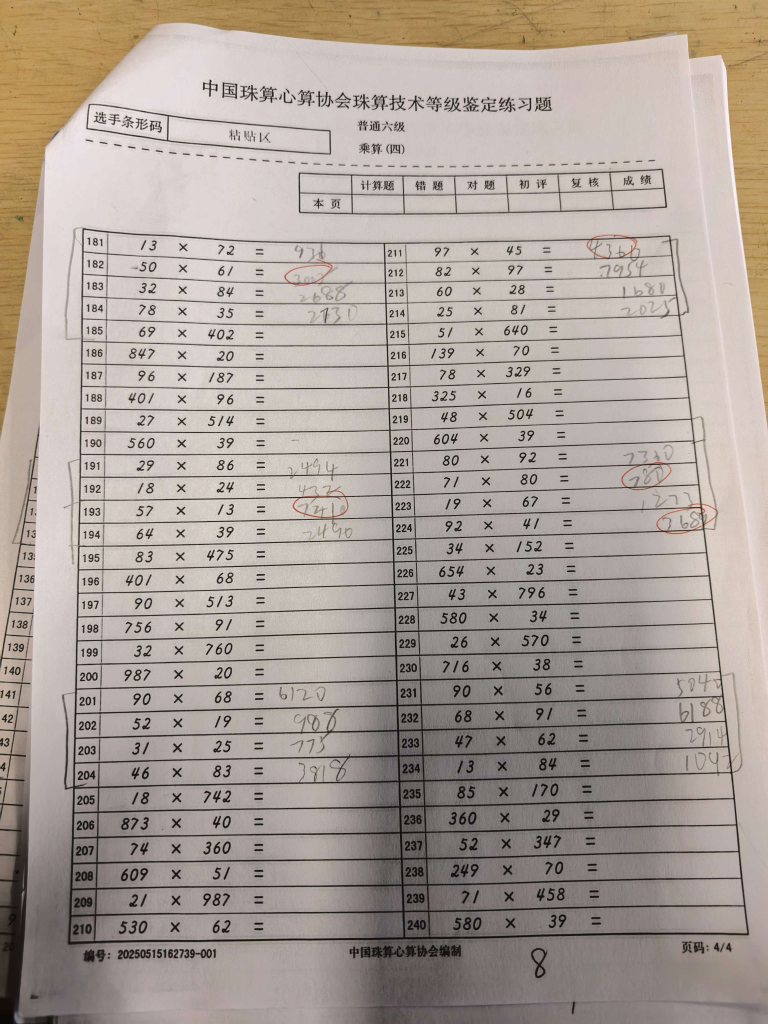
#> input picture picture_video/5.jpg, 3072 x 4096 px, found by its file name (shown at 1/4 size)
$ python 24_adapt_threshold.py
#> lines starting #> are read from the running program, lines starting #| are printed output that depends on the picture; after the words box and inside, x2 and y2 are one past the last pixel; in counts of white or black regions, pixels touching at a corner belong together
import cv2
import numpy as np

img=cv2.imread("./picture_video/5.jpg")
#> img is the input picture: shape (4096, 3072, 3); mean B, G, R 152.5, 160.3, 170.9
img=cv2.resize(img,None,fx=0.3,fy=0.2)
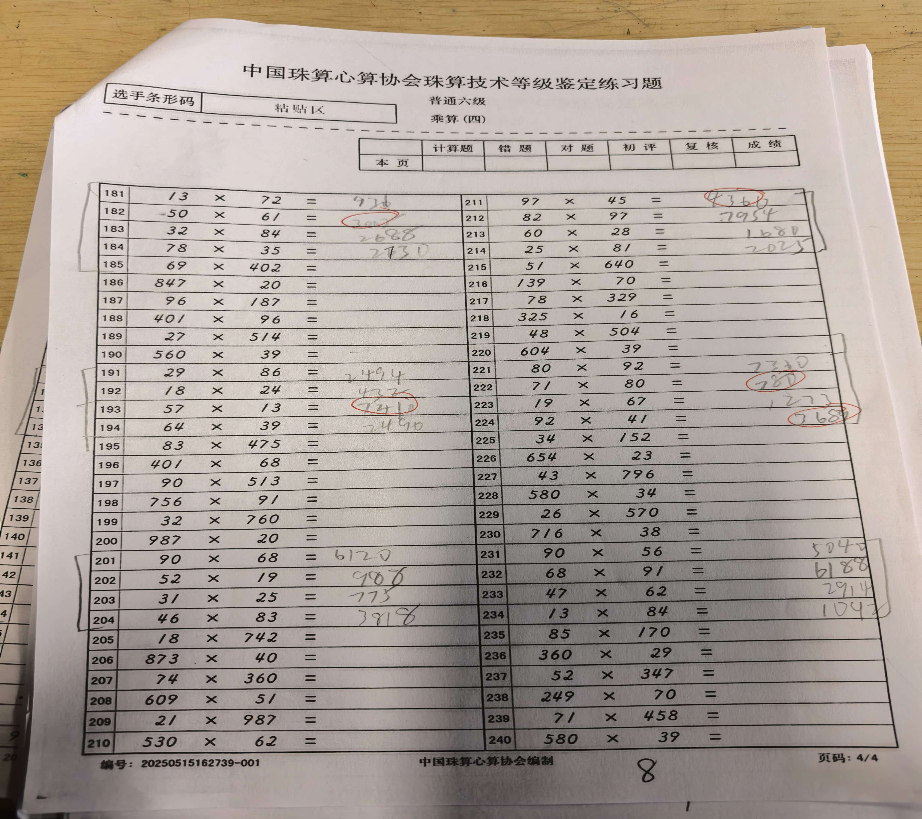
#> img: shape (819, 922, 3); mean B, G, R 152.6, 160.3, 171
#需要先转化为灰度图
img1=cv2.cvtColor(img,cv2.COLOR_BGR2GRAY)
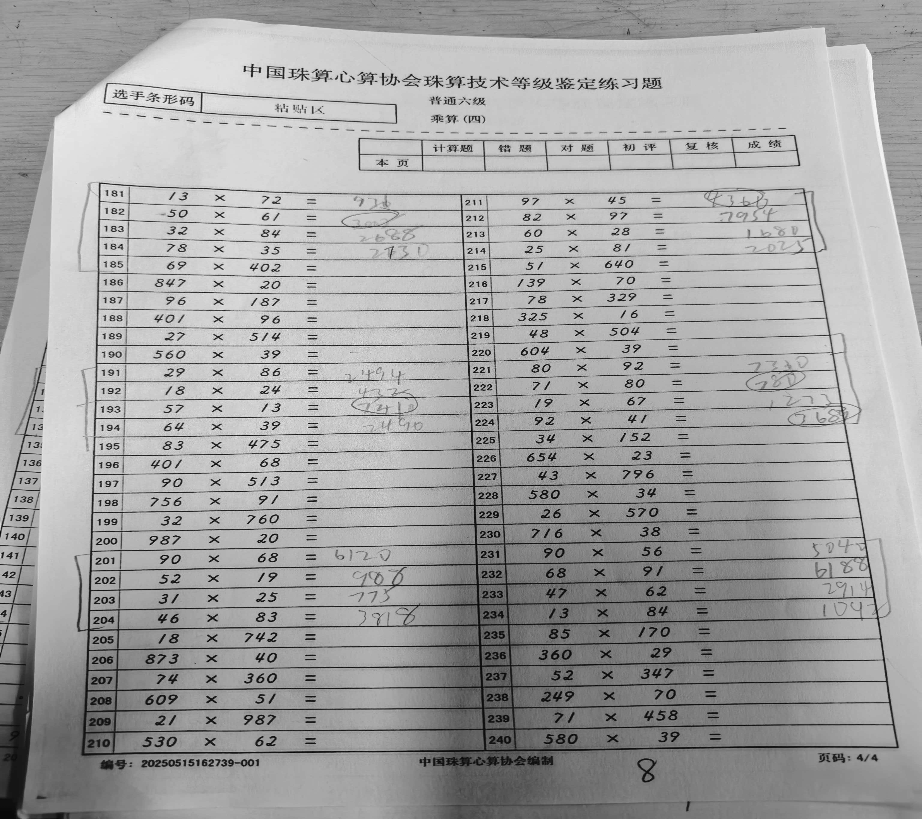
#> img1: shape (819, 922); min 1, max 250, mean 162.6

#ret为阈值(返回值)100,dst为新图像
ret,dst=cv2.threshold(img1,100,255,cv2.THRESH_BINARY)
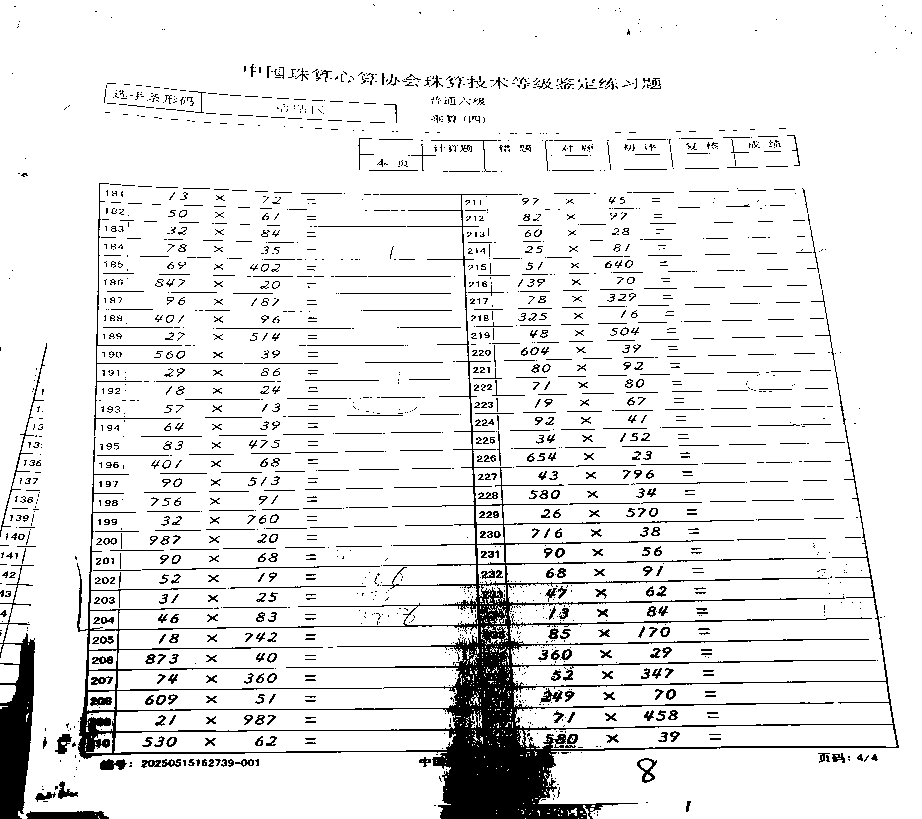
#> dst: shape (819, 922); 91% white; 1954 black regions (1296 under 20 px), largest, box (x1, y1, x2, y2) and area: (77, 194, 899, 819) 30582, (0, 565, 35, 819) 4572, (94, 183, 243, 436) 691

#自适应卷积自动扫 但是噪声严重
new=cv2.adaptiveThreshold(img1,255,cv2.ADAPTIVE_THRESH_GAUSSIAN_C,cv2.THRESH_BINARY,15,0)
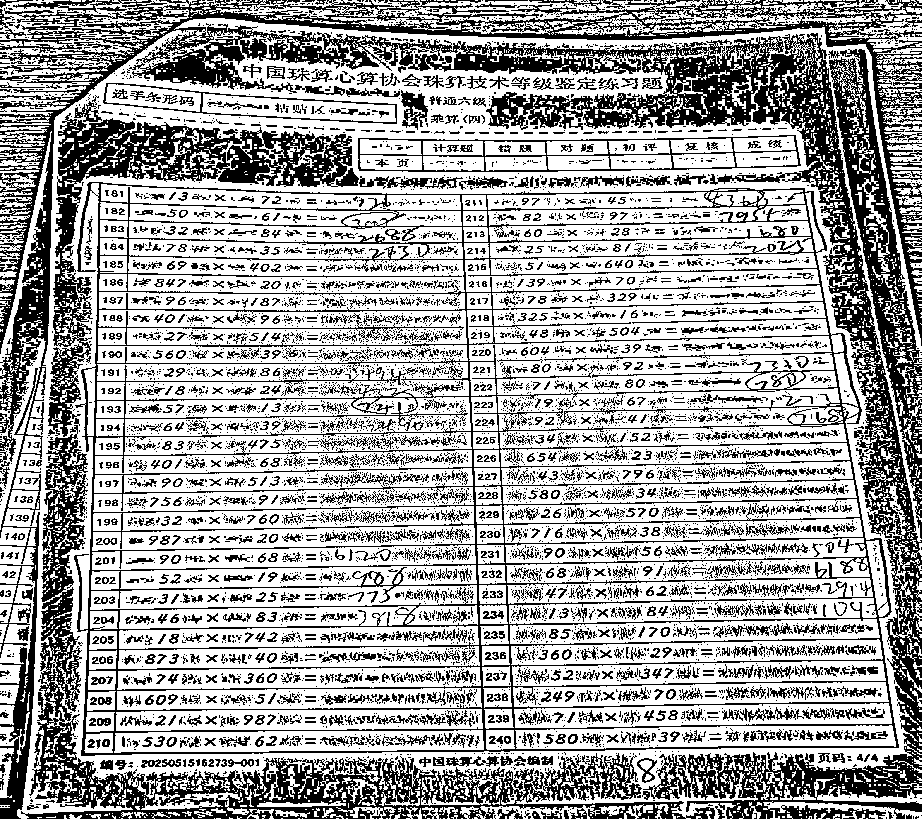
#> new: shape (819, 922); 64.1% white; 6915 black regions (5507 under 20 px), largest, box (x1, y1, x2, y2) and area: (0, 0, 922, 819) 84267, (74, 182, 899, 756) 44339, (21, 425, 715, 819) 26859
cv2.imshow('img',img1)
cv2.imshow('dst',dst)
cv2.imshow('new',new)
cv2.waitKey(0)

$ run again, with picture_video/4.jpg copied over picture_video/5.jpg
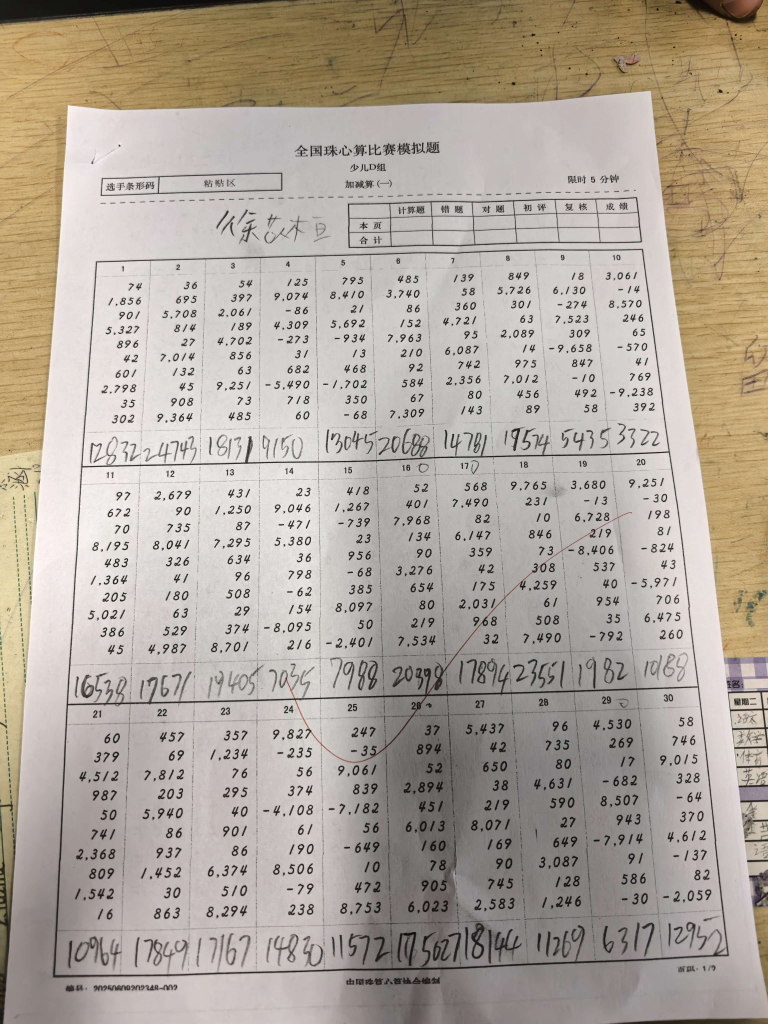
#> input picture picture_video/4.jpg, 3072 x 4096 px, found by its file name (shown at 1/4 size)
#> img is the input picture: shape (4096, 3072, 3); mean B, G, R 155.5, 166.5, 176
#> img: shape (819, 922, 3)
#> `ret,dst=cv2.threshold(img1,100,255,cv2.THRESH_BINARY)`:
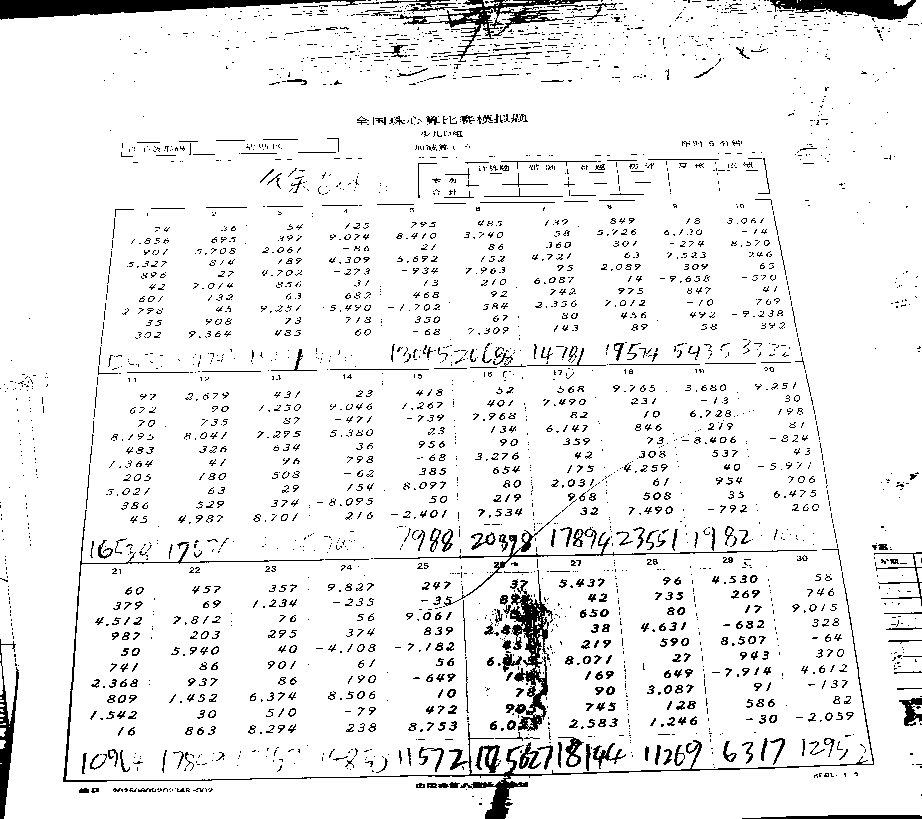
#> dst: shape (819, 922); 93% white; 3219 black regions (2622 under 20 px), largest, box (x1, y1, x2, y2) and area: (63, 510, 874, 819) 3652, (0, 0, 366, 20) 3603, (503, 570, 553, 731) 2618
#> `new=cv2.adaptiveThreshold(img1,255,cv2.ADAPTIVE_THRESH_GAUSSIAN_C,cv2...`:
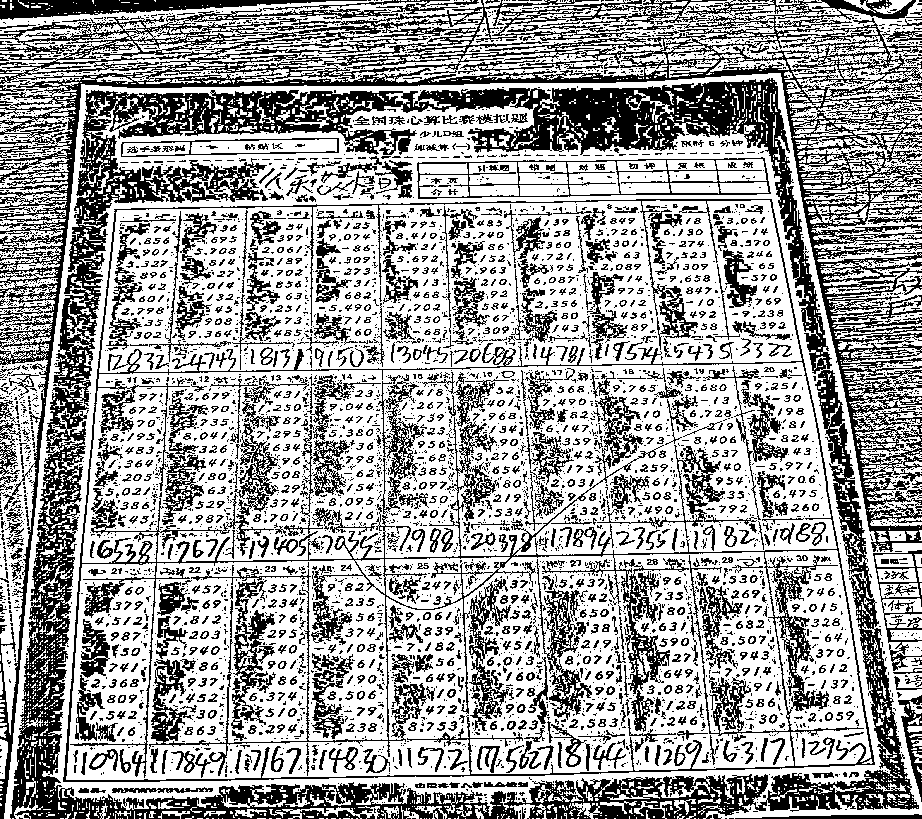
#> new: shape (819, 922); 62.4% white; 5400 black regions (4045 under 20 px), largest, box (x1, y1, x2, y2) and area: (10, 78, 919, 819) 73494, (0, 0, 922, 819) 57520, (63, 199, 875, 782) 31024
